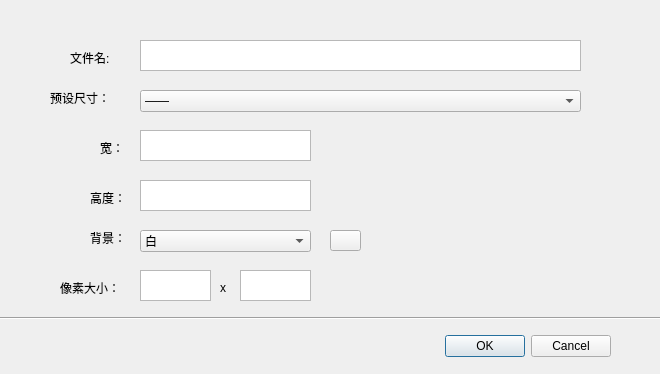
<?xml version="1.0" encoding="UTF-8"?>
<ui version="4.0">
 <class>CreateImage</class>
 <widget class="QDialog" name="CreateImage">
  <property name="geometry">
   <rect>
    <x>0</x>
    <y>0</y>
    <width>660</width>
    <height>374</height>
   </rect>
  </property>
  <property name="windowTitle">
   <string>新建画布</string>
  </property>
  <widget class="QDialogButtonBox" name="buttonBox">
   <property name="geometry">
    <rect>
     <x>270</x>
     <y>330</y>
     <width>341</width>
     <height>32</height>
    </rect>
   </property>
   <property name="orientation">
    <enum>Qt::Horizontal</enum>
   </property>
   <property name="standardButtons">
    <set>QDialogButtonBox::Cancel|QDialogButtonBox::Ok</set>
   </property>
  </widget>
  <widget class="QLabel" name="label_2">
   <property name="geometry">
    <rect>
     <x>70</x>
     <y>50</y>
     <width>72</width>
     <height>15</height>
    </rect>
   </property>
   <property name="text">
    <string>文件名:</string>
   </property>
  </widget>
  <widget class="QTextEdit" name="filename">
   <property name="geometry">
    <rect>
     <x>140</x>
     <y>40</y>
     <width>441</width>
     <height>31</height>
    </rect>
   </property>
  </widget>
  <widget class="QLabel" name="label_3">
   <property name="geometry">
    <rect>
     <x>50</x>
     <y>90</y>
     <width>81</width>
     <height>16</height>
    </rect>
   </property>
   <property name="text">
    <string>预设尺寸：</string>
   </property>
  </widget>
  <widget class="QLabel" name="label_4">
   <property name="geometry">
    <rect>
     <x>100</x>
     <y>140</y>
     <width>72</width>
     <height>15</height>
    </rect>
   </property>
   <property name="text">
    <string>宽：</string>
   </property>
  </widget>
  <widget class="QTextEdit" name="width">
   <property name="geometry">
    <rect>
     <x>140</x>
     <y>130</y>
     <width>171</width>
     <height>31</height>
    </rect>
   </property>
  </widget>
  <widget class="QComboBox" name="comboBox">
   <property name="geometry">
    <rect>
     <x>140</x>
     <y>90</y>
     <width>441</width>
     <height>22</height>
    </rect>
   </property>
   <item>
    <property name="text">
     <string>——</string>
    </property>
   </item>
  </widget>
  <widget class="QLabel" name="label_5">
   <property name="geometry">
    <rect>
     <x>90</x>
     <y>190</y>
     <width>72</width>
     <height>15</height>
    </rect>
   </property>
   <property name="text">
    <string>高度：</string>
   </property>
  </widget>
  <widget class="QTextEdit" name="height">
   <property name="geometry">
    <rect>
     <x>140</x>
     <y>180</y>
     <width>171</width>
     <height>31</height>
    </rect>
   </property>
  </widget>
  <widget class="QLabel" name="label_6">
   <property name="geometry">
    <rect>
     <x>90</x>
     <y>230</y>
     <width>72</width>
     <height>15</height>
    </rect>
   </property>
   <property name="text">
    <string>背景：</string>
   </property>
  </widget>
  <widget class="QComboBox" name="background">
   <property name="geometry">
    <rect>
     <x>140</x>
     <y>230</y>
     <width>171</width>
     <height>22</height>
    </rect>
   </property>
   <item>
    <property name="text">
     <string>白</string>
    </property>
   </item>
   <item>
    <property name="text">
     <string>黑</string>
    </property>
   </item>
   <item>
    <property name="text">
     <string>指定色</string>
    </property>
   </item>
   <item>
    <property name="text">
     <string>透明(明亮格子)</string>
    </property>
   </item>
   <item>
    <property name="text">
     <string>透明(深色格子)</string>
    </property>
   </item>
   <item>
    <property name="text">
     <string>透明(白)</string>
    </property>
   </item>
   <item>
    <property name="text">
     <string>透明(黑)</string>
    </property>
   </item>
   <item>
    <property name="text">
     <string>透明(指定色)</string>
    </property>
   </item>
  </widget>
  <widget class="QLabel" name="label_7">
   <property name="geometry">
    <rect>
     <x>60</x>
     <y>280</y>
     <width>81</width>
     <height>16</height>
    </rect>
   </property>
   <property name="text">
    <string>像素大小：</string>
   </property>
  </widget>
  <widget class="QTextEdit" name="showWidth">
   <property name="geometry">
    <rect>
     <x>140</x>
     <y>270</y>
     <width>71</width>
     <height>31</height>
    </rect>
   </property>
   <property name="readOnly">
    <bool>true</bool>
   </property>
  </widget>
  <widget class="QLabel" name="label_8">
   <property name="geometry">
    <rect>
     <x>220</x>
     <y>280</y>
     <width>72</width>
     <height>15</height>
    </rect>
   </property>
   <property name="text">
    <string>x</string>
   </property>
  </widget>
  <widget class="QTextEdit" name="showHeight">
   <property name="geometry">
    <rect>
     <x>240</x>
     <y>270</y>
     <width>71</width>
     <height>31</height>
    </rect>
   </property>
   <property name="readOnly">
    <bool>true</bool>
   </property>
  </widget>
  <widget class="Line" name="line">
   <property name="geometry">
    <rect>
     <x>0</x>
     <y>310</y>
     <width>661</width>
     <height>16</height>
    </rect>
   </property>
   <property name="orientation">
    <enum>Qt::Horizontal</enum>
   </property>
  </widget>
  <widget class="QPushButton" name="seletcedColor">
   <property name="geometry">
    <rect>
     <x>330</x>
     <y>230</y>
     <width>31</width>
     <height>21</height>
    </rect>
   </property>
   <property name="text">
    <string/>
   </property>
  </widget>
 </widget>
 <resources/>
 <connections/>
</ui>
